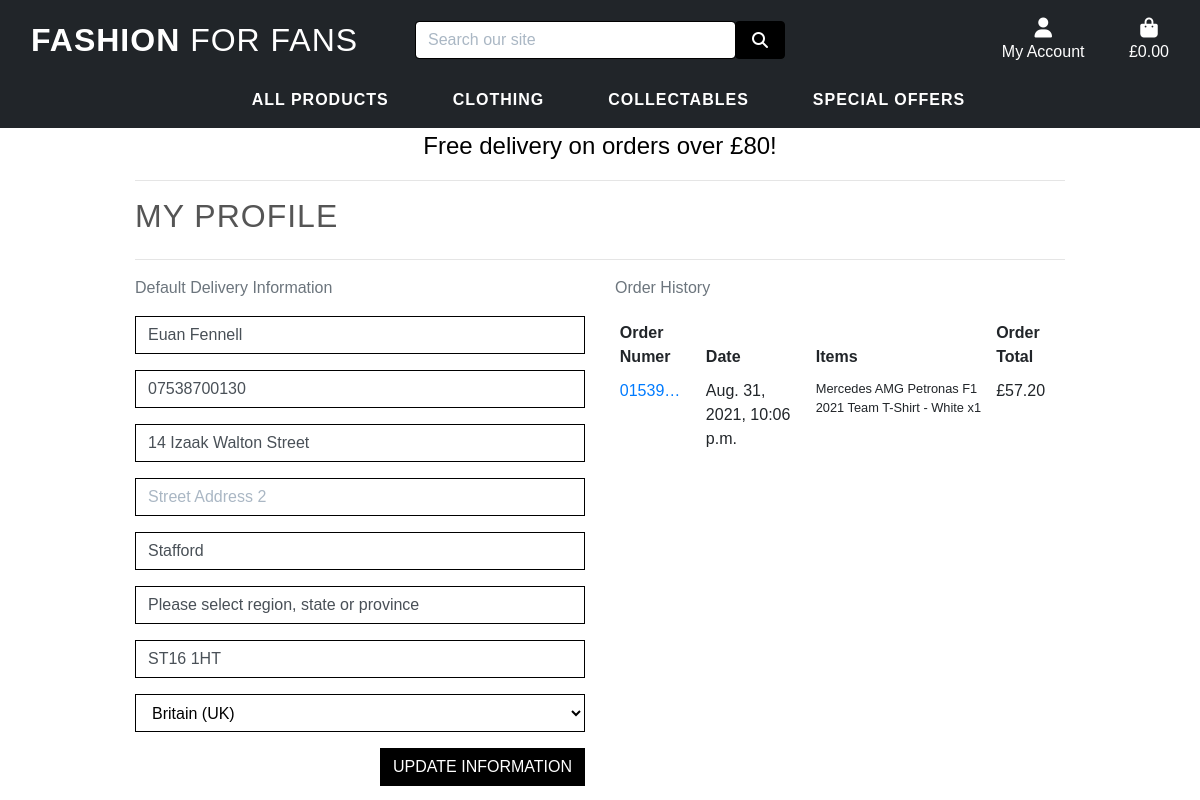
/profile/ (signed in), run on the app's committed database.
### profiles/models.py (models this page shows, shortened)
class UserProfile(models.Model):
    user = models.OneToOneField(User, on_delete=models.CASCADE)
    default_full_name = models.CharField(max_length=80, null=True, blank=True)
    default_phone_number = models.CharField(max_length=20, null=True, blank=True)
    default_street_address1 = models.CharField(max_length=80, null=True, blank=True)
    default_street_address2 = models.CharField(max_length=80, null=True, blank=True)
    default_town_or_city = models.CharField(max_length=40, null=True, blank=True)
    default_county = models.CharField(max_length=80, null=True, blank=True)
    default_postcode = models.CharField(max_length=20, null=True, blank=True)
    default_country = CountryField(blank_label='Country ', null=True, blank=True)

### checkout/models.py (models this page shows, shortened)
class Order(models.Model):
    order_number = models.CharField(max_length=32, null=False, editable=False)
    user_profile = models.ForeignKey(UserProfile, on_delete=models.SET_NULL,
                                     null=True, blank=True,
                                     related_name='orders')
    full_name = models.CharField(max_length=50, null=False, blank=False)
    email = models.EmailField(max_length=254, null=False, blank=False)
    phone_number = models.CharField(max_length=20, null=False, blank=False)
    country = CountryField(blank_label='Country *', null=False, blank=False)
    postcode = models.CharField(max_length=20, null=True, blank=True)
    town_or_city = models.CharField(max_length=40, null=False, blank=False)
    street_address1 = models.CharField(max_length=80, null=False, blank=False)
    street_address2 = models.CharField(max_length=80, null=True, blank=True)
    county = models.CharField(max_length=80, null=True, blank=True)
    date = models.DateTimeField(auto_now_add=True)
    delivery_cost = models.DecimalField(max_digits=6, decimal_places=2,
                                        null=False, default=0)
    order_total = models.DecimalField(max_digits=10, decimal_places=2,
                                      null=False, default=0)
    grand_total = models.DecimalField(max_digits=10, decimal_places=2,
                                      null=False, default=0)
    original_bag = models.TextField(null=False, blank=False, default='')
    stripe_pid = models.CharField(max_length=254, null=False,
                                  blank=False, default='')

class OrderLineItem(models.Model):
    order = models.ForeignKey(Order, null=False, blank=False, on_delete=models.CASCADE, related_name='lineitems')
    product = models.ForeignKey(Product, null=False, blank=False, on_delete=models.CASCADE)
    product_size = models.CharField(max_length=2, null=True, blank=True)  # XS, S, M, L, XL
    quantity = models.IntegerField(null=False, blank=False, default=0)
    lineitem_total = models.DecimalField(max_digits=6, decimal_places=2, null=False, blank=False, editable=False)

### products/models.py (models this page shows, shortened)
class Product(models.Model):
    Sizes = (('XS', 'X-Small'), ('S', 'Small'), ('M', 'Medium'),
             ('L', 'Large'), ('XL', 'X-Large'))
    INTEGER_QTY = [tuple([x, x]) for x in range(1, 2500)]
    category = models.ForeignKey('Category', null=True, blank=True, on_delete=models.SET_NULL)
    team = models.ForeignKey('Team', null=True, blank=True, on_delete=models.SET_NULL)
    sku = models.CharField(max_length=254, null=True, blank=True)
    name = models.CharField(max_length=254)
    description = models.TextField()
    has_sizes = models.BooleanField(default=False, null=True, blank=True)
    size = MultiSelectField(choices=Sizes, null=True, blank=True)
    qty = models.IntegerField(default='5')
    price = models.DecimalField(max_digits=6, decimal_places=2)
    rating = models.DecimalField(max_digits=6, decimal_places=2, null=True, blank=True)
    image_url = models.URLField(max_length=1024, null=True, blank=True)
    image = models.ImageField(null=True, blank=True)

### profiles/views.py (the view)
# urls.py: path('profile/', include('profiles.urls')),
def profile(request):
    profile = get_object_or_404(UserProfile, user=request.user)
    if request.method == 'POST':
        form = UserProfileForm(request.POST, instance=profile)
        if form.is_valid():
            form.save()
            messages.success(request, 'Profile updated seccessfully')
    form = UserProfileForm(instance=profile)
    orders = profile.orders.all()
    template = 'profiles/profile.html'
    context = {
        'form': form,
        'orders': orders,
        'on_profile_page': True,
    }
    return render(request, template, context)

### profiles/forms.py
class UserProfileForm(forms.ModelForm):
    class Meta:
        model = UserProfile
        exclude = ('user',)
    def __init__(self, *args, **kwargs):
        super().__init__(*args, **kwargs)
        placeholders = {
            'default_full_name': 'Full Name',
            'default_phone_number': 'Phone Number',
            'default_street_address1': 'Street Address 1',
            'default_street_address2': 'Street Address 2',
            'default_town_or_city': 'Town or City',
            'default_postcode': 'Postal Code',
            'default_county': 'County, State or Locality',
        }
        self.fields['default_phone_number'].widget.attrs['autofocus'] = True
        for field in self.fields:
            if field != 'default_country':
                if self.fields[field].required:
                    placeholder = f'{placeholders[field]} *'
                else:
                    placeholder = placeholders[field]
                self.fields[field].widget.attrs['placeholder'] = placeholder
            self.fields[field].widget.attrs['class'] = 'border-black rounded-0 profile-form-input'
            self.fields[field].label = False

### bag/contexts.py (called while the page is built, shortened)
def bag_contents(request):
    bag_items = []
    total = 0
    product_count = 0
    bag = request.session.get('bag', {})
    if total < settings.FREE_DELIVERY_THRESHOLD:
        delivery = total * Decimal(settings.STANDARD_DELIVERY_PERCENTAGE/100)
        free_delivery_delta = settings.FREE_DELIVERY_THRESHOLD - total
    else:
        delivery = 0
        free_delivery_delta = 0
    grand_total = delivery + total
    context = {
        'bag_items': bag_items,
        'total': total,
        'product_count': product_count,
        'delivery': delivery,
        'free_delivery_delta': free_delivery_delta,
        'free_delivery_threshold': settings.FREE_DELIVERY_THRESHOLD,
        'grand_total': grand_total,
    }
    return context

### profiles/templates/profiles/profile.html (shortened to what this page needs)
{% extends "base.html" %}
{% load static %}
{% block extra_css %}
    <link rel="stylesheet" href="{% static 'profiles/css/profile.css' %}">
{% endblock %}
{% block page_header %}
    <div class="container header-container">
    </div>
{% endblock %}
{% block content %}
    <div class="overlay"></div>
    <div class="container">
        <div class="row">
            <div class="col">
                <hr>
                <h2 class="logo-font product-title mb-4">My Profile</h2>
                <hr>
            </div>
        </div>
        <div class="row">
            <div class="col-12 col-lg-6">
                <p class="text-muted">Default Delivery Information</p>
                <form action="{% url 'profile' %}" class="mt-3" method="POST" id="profile-update-form">
                    {{ form|crispy }}
                    <button class="btn btn-outline-white rounded-0 text-uppercase float-right">Update Information</button>
                </form>
            </div>
            <div class="col-12 col-lg-6">
                <p class="text-muted">Order History</p>
                <div class="order-history table-responsive">
                    <table class="table table-sm table-borderless">
                        <thead>
                            <tr>
                                <th>Order Numer</th>
                                <th>Date</th>
                                <th>Items</th>
                                <th>Order Total</th>
                            </tr>
                        </thead>
                        <tbody>
                            {% for order in orders %}
                                <tr>
                                    <td>
                                        <a href="{% url 'order_history' order.order_number %}"
                                           title="{{ order.order_number }}">
                                           {{ order.order_number|truncatechars:6 }}
                                        </a>
                                    </td>
                                    <td>{{ order.date }}</td>
                                    <td>
                                        <ul class="list-unstyled">
                                            {% for item in order.lineitems.all %}
                                                <li class="small">
                                                    {{ item.product.name }} x{{ item.quantity}}
                                                </li>
                                            {% endfor %}
                                        </ul>
                                    </td>
                                    <td>£{{ order.grand_total }}</td>
                                </tr>
                            {% endfor %}
                        </tbody>
                    </table>
                </div>
            </div>
        </div>
{% endblock %}

### static/css/base.css (style rules this page uses)
:root { --main-font-color-dark: #555; }
html { height: 100%; }
body { background: linear-gradient(to bottom, rgba(0,0,0,0.1), rgba(0,0,0,0.1)), url('/media/homepage-image.png') no-repeat center center fixed; background-size: cover; height: calc(100vh - 164px); color: #f5f5f5; font-family: 'Monserrat', sans-serif; }
.logo-font { text-transform: uppercase; letter-spacing: 1px; }
.btn-outline-white { background: black; color: white !important; border: 1px solid black; }
.border-black { border: 1px solid black !important; }
.overlay { height: 100%; width: 100%; top: 0; left: 0; position: fixed; background: #fff; z-index: -1; }
.product-title { color: #555; text-transform: uppercase; letter-spacing: 1px; }
@media (min-width: 1200px) { .container { max-width: 80%; } }
@media (min-width: 992px) { .header-container { padding-top: 164px; } }

### profiles/static/profiles/css/profile.css (style rules this page uses)
#profile-update-form input::placeholder { color: #aab7c4; }
#id_default_country, #id_default_country option:not(:first-child) { color: #000; }
.order-history { max-height: 416px; overflow-y: auto; }

### data on the page
UserProfile: default_full_name "Euan Fennell", default_phone_number "07538700130", default_street_address1 "14 Izaak Walton Street", default_town_or_city "Stafford", default_county "Please select region, state or province", default_postcode "ST16 1HT", default_country "Britain (UK)"
Order: order_number "01539…", date "Aug. 31, 2021, 10:06 p.m.", grand_total "57.20"
OrderLineItem: product.name "Mercedes AMG Petronas F1 2021 Team T-Shirt - White", quantity "1"

### other printed values
{{ free_delivery_threshold }} "80"
